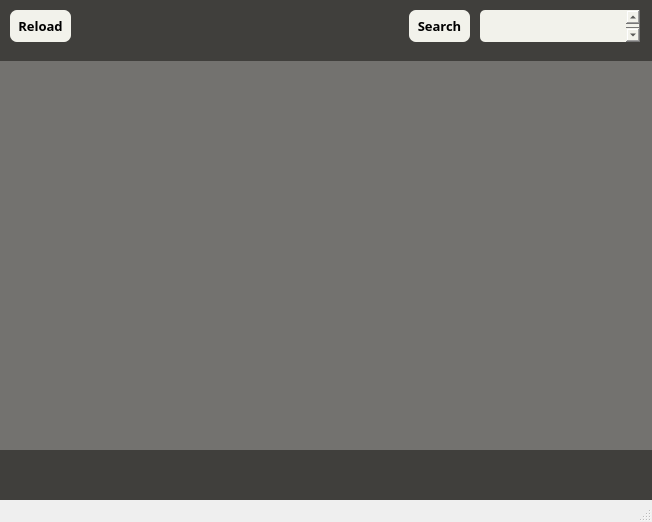
<?xml version="1.0" encoding="UTF-8"?>
<ui version="4.0">
 <class>MainWindow</class>
 <widget class="QMainWindow" name="MainWindow">
  <property name="geometry">
   <rect>
    <x>0</x>
    <y>0</y>
    <width>652</width>
    <height>522</height>
   </rect>
  </property>
  <property name="windowTitle">
   <string>MainWindow</string>
  </property>
  <widget class="QWidget" name="centralwidget">
   <widget class="QLabel" name="label_gray">
    <property name="enabled">
     <bool>true</bool>
    </property>
    <property name="geometry">
     <rect>
      <x>-10</x>
      <y>20</y>
      <width>671</width>
      <height>461</height>
     </rect>
    </property>
    <property name="styleSheet">
     <string notr="true">background-color : #73726F</string>
    </property>
    <property name="text">
     <string/>
    </property>
   </widget>
   <widget class="QLabel" name="label_black">
    <property name="geometry">
     <rect>
      <x>0</x>
      <y>0</y>
      <width>661</width>
      <height>61</height>
     </rect>
    </property>
    <property name="styleSheet">
     <string notr="true">background-color : rgb(64, 63, 60)</string>
    </property>
    <property name="text">
     <string/>
    </property>
   </widget>
   <widget class="QLabel" name="label_black_2">
    <property name="geometry">
     <rect>
      <x>0</x>
      <y>450</y>
      <width>661</width>
      <height>51</height>
     </rect>
    </property>
    <property name="styleSheet">
     <string notr="true">background-color : rgb(64, 63, 60)</string>
    </property>
    <property name="text">
     <string/>
    </property>
   </widget>
   <widget class="QTextEdit" name="UserTextPanel">
    <property name="geometry">
     <rect>
      <x>480</x>
      <y>10</y>
      <width>160</width>
      <height>32</height>
     </rect>
    </property>
    <property name="font">
     <font>
      <family>Leelawadee</family>
      <pointsize>14</pointsize>
     </font>
    </property>
    <property name="styleSheet">
     <string notr="true">background-color : #F2F2EB;
border-radius : 5px
</string>
    </property>
   </widget>
   <widget class="QPushButton" name="SubmitButton">
    <property name="geometry">
     <rect>
      <x>409</x>
      <y>10</y>
      <width>61</width>
      <height>32</height>
     </rect>
    </property>
    <property name="font">
     <font>
      <family>Leelawadee</family>
      <pointsize>10</pointsize>
      <weight>75</weight>
      <bold>true</bold>
     </font>
    </property>
    <property name="cursor">
     <cursorShape>PointingHandCursor</cursorShape>
    </property>
    <property name="styleSheet">
     <string notr="true">QPushButton{
	background-color : #F2F2EB;
	border-radius : 7px;
}
QPushButton:pressed{
	background-color : #D9D8D7;
}
</string>
    </property>
    <property name="text">
     <string>Search</string>
    </property>
   </widget>
   <widget class="QPushButton" name="ReloadButton">
    <property name="geometry">
     <rect>
      <x>10</x>
      <y>10</y>
      <width>61</width>
      <height>32</height>
     </rect>
    </property>
    <property name="font">
     <font>
      <family>Leelawadee</family>
      <pointsize>10</pointsize>
      <weight>75</weight>
      <bold>true</bold>
     </font>
    </property>
    <property name="cursor">
     <cursorShape>PointingHandCursor</cursorShape>
    </property>
    <property name="styleSheet">
     <string notr="true">QPushButton{
	background-color : #F2F2EB;
	border-radius : 7px;
}
QPushButton:pressed{
	background-color : #D9D8D7;
}
</string>
    </property>
    <property name="text">
     <string>Reload</string>
    </property>
   </widget>
  </widget>
  <widget class="QMenuBar" name="menubar">
   <property name="geometry">
    <rect>
     <x>0</x>
     <y>0</y>
     <width>652</width>
     <height>26</height>
    </rect>
   </property>
  </widget>
  <widget class="QStatusBar" name="statusbar"/>
 </widget>
 <resources/>
 <connections/>
</ui>
